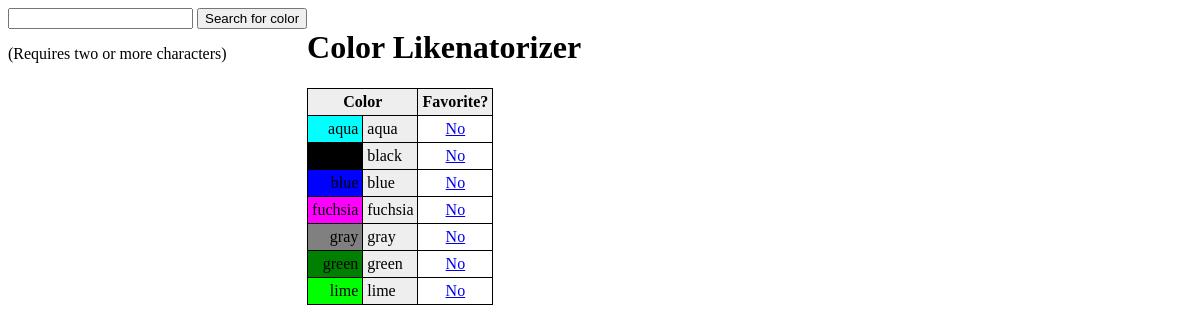
Screenshot of /color_liker/ with the database file from the repository.
### color_liker/models.py (models this page shows, shortened)
class Color(models.Model):
    name = models.CharField(max_length=20)
    is_favorited = models.BooleanField(default=False)
    class Meta:
        ordering = ['name']

### color_liker/views.py (the view)
class ColorList(ListView):
    model = Color
    context_object_name = "colors"
    def dispatch(self, request, *args, **kwargs):
        self.request = request     #So get_context_data can access it.
        return super(ColorList, self).dispatch(request, *args, **kwargs)
    def get_queryset(self):
        return  super(ColorList, self).get_queryset()
    def get_context_data(self, **kwargs):
        context = super(ColorList, self).get_context_data(**kwargs)
        global  MIN_SEARCH_CHARS
        search_text = ""   #Assume no search
        if(self.request.method == "GET"):
            search_text = self.request.GET.get("search_text", "").strip().lower()
            if(len(search_text) < MIN_SEARCH_CHARS):
                search_text = ""   #Ignore search
        if(search_text != ""):
            color_search_results = Color.objects.filter(name__contains=search_text)
        else:
            color_search_results = []
        context["search_text"] = search_text
        context["color_search_results"] = color_search_results
        context["MIN_SEARCH_CHARS"] = MIN_SEARCH_CHARS
        return  context

### color_liker/templates/color_liker/color_list.html (shortened to what this page needs)
{% load humanize %}
<!DOCTYPE html>
<html lang="en">
   <head>
   </head>
<body>
   <div class="search_section">
      <form id="search_colors_form_id" method="get" action="{% url 'color_list' %}">
         <input type="text" id="search_text" name="search_text"/>
         <input id="id_pic_submit_button" type="submit" value="Search for color"/>
         <p>(Requires {{ MIN_SEARCH_CHARS|apnumber }} or more characters)</p>
      </form>
   </div>
   <div class="content_section">
      <h1>Color Likenatorizer</h1>
      {% if  colors.count == 0 %}
         <p><i>There are no colors in the database.</i></p>
      {% else %}
         <table>
            <tr>
               <th colspan="2">Color</th>
               <th>Favorite?</th>
            </tr>
            {% for  color in colors %}
               <tr>
                  <td style="background-color: {{ color.name }};" class="td__color_color"
                     >{{ color.name }}</td>
                  <td class="td__color_name">{{ color.name }}</td>
                  <td class="{% if not color.is_favorited %}un{% endif %}liked"
                     ><a href="{% url 'toggle_color_like' color.id %}"
                     >{% if color.is_favorited %}Yes{% else %}No{% endif %}</a></td>
               </tr>
            {% endfor %}
         </table>
      {% endif %}
   </div>
</body></html>

### color_liker/templates/color_liker/color_list.html (style rules this page uses)
.search_section { float: left; }
.content_section { float: left; }
table { border:1px solid #000; border-spacing: 0px; background-color: #EEE; border-collapse:collapse; }
th { border:1px solid #000; padding: 4px; }
td { text-align: center; vertical-align: middle; padding: 4px; border:1px solid #000; }
.td__color_color { text-align: right; }
.td__color_name { text-align: left; }
.unliked { text-align: center; background-color: white; }

### rows the page displays
Color: name "aqua", is_favorited "No"
Color: name "black", is_favorited "No"
Color: name "blue", is_favorited "No"
Color: name "fuchsia", is_favorited "No"
Color: name "gray", is_favorited "No"
Color: name "green", is_favorited "No"
Color: name "lime", is_favorited "No"

### other values shown
{{ MIN_SEARCH_CHARS|apnumber }} "two"
